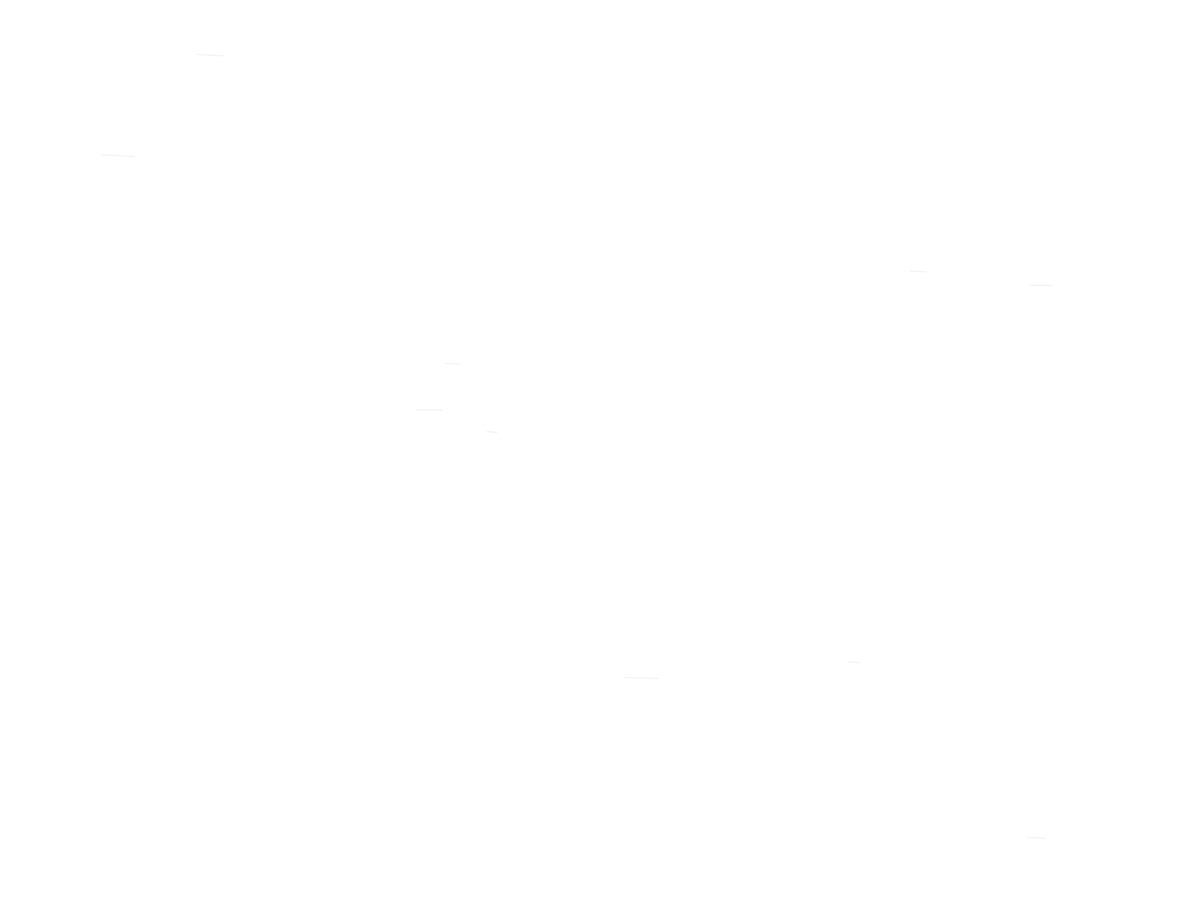
Frame 1 (no input)
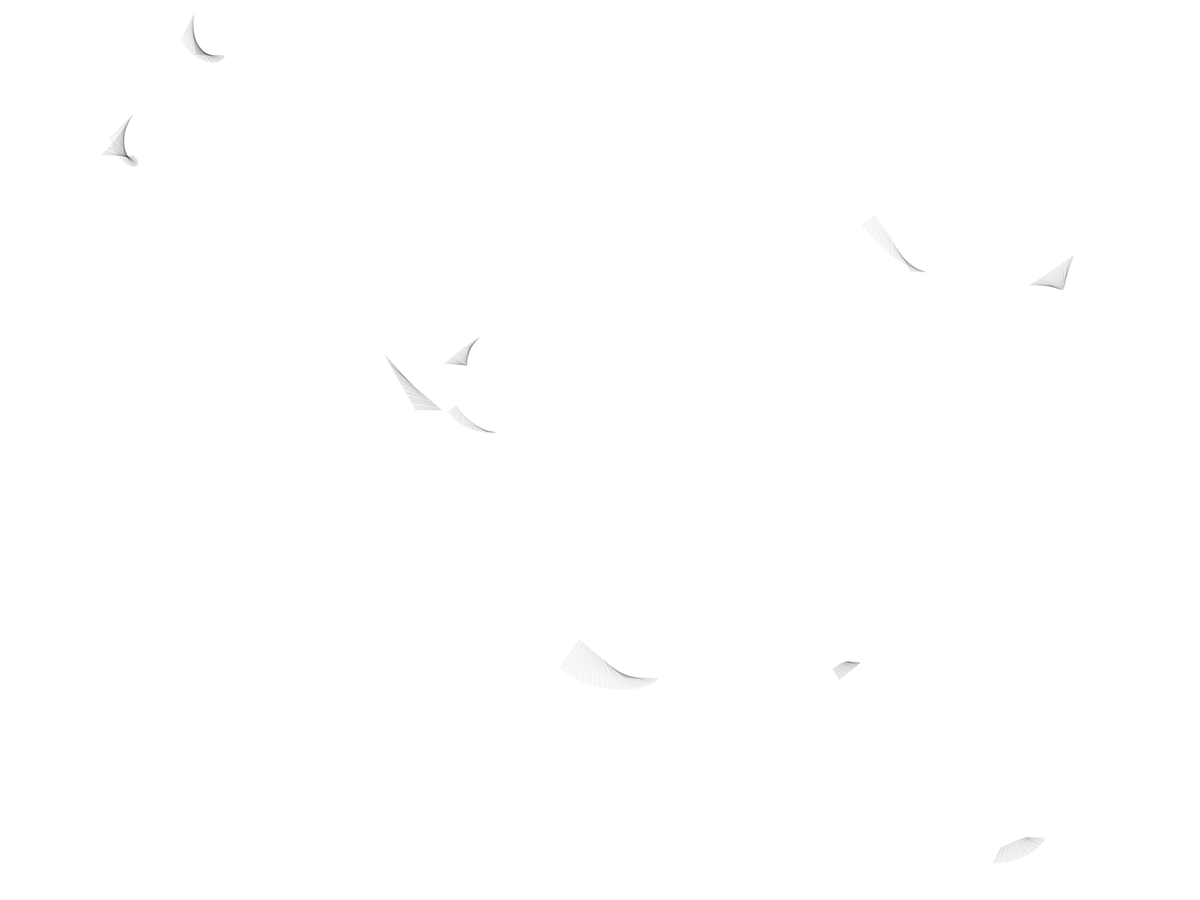
Frame 60 (the mouse pressed at the canvas centre just before this capture)
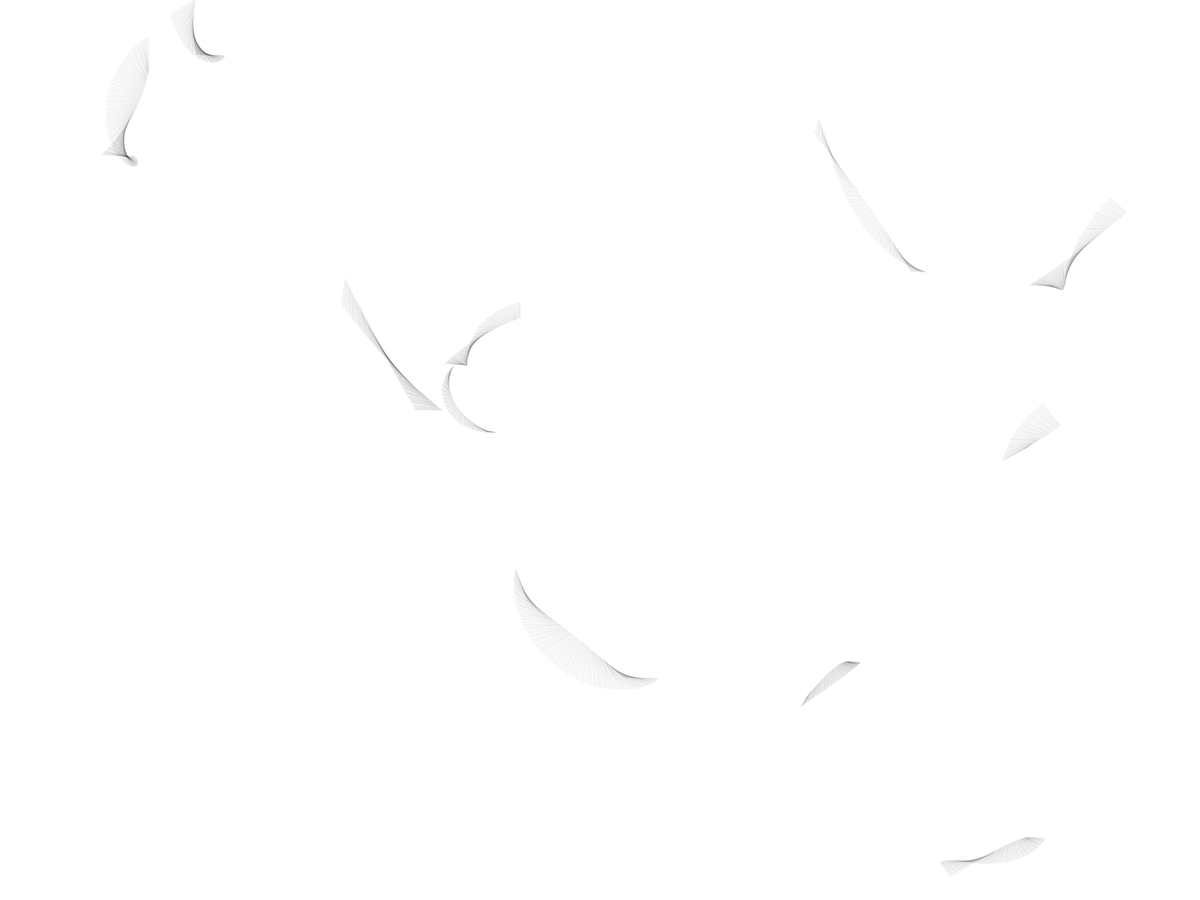
Frame 120 (the mouse held since frame 60 and released just before this capture)

The Processing sketch that drew these frames (run headless with seeded random() and noise(); from frame 60 on, the mouse is pressed at the canvas centre):

// Processing sketch: lines_00
// ── lines_00.pde
ArrayList<Particle> particles = new ArrayList<Particle>();

void setup() {
  fullScreen();
  //size(600, 600);
  for (int i = 0; i < 10; i++) {
    particles.add(new Particle());
    background(255);
    smooth();
  }
}

void draw() {
  //background(255);

  for (Particle p : particles) {
    p.run();
    if (p.isDead()) {
      p.init();
    }
  }
}

// ── Particle.pde
// The Nature of Code
// Daniel Shiffman
// http://natureofcode.com

// Simple Particle System

// A simple Particle class

class Particle {
  PVector position;
  PVector velocity;
  PVector acceleration;
  float lifespan;
  float L;
  float angle;
  color c;
  float da;

  Particle() {
    init();
  }

  void init() {
    acceleration = new PVector(random(-0.01, 0.01), random(-0.01, 0.01));
    velocity = new PVector(random(-1, 1), random(-1, 1));
    position = new PVector(random(width), random(height));
    lifespan = 255.0;
    L = random(10, 50);
    c = color(0,50);
    //c = color(random(100, 255), random(100, 255), random(100, 255));
    da = random(0.01, 0.05);
  }


  void run() {
    update();
    display();
  }

  // Method to update position
  void update() {
    angle += da;
    velocity.add(acceleration);
    position.add(velocity);
    //lifespan -= 2.0;
  }

  // Method to display
  void display() {
    PVector p = new PVector(0, 0);
    p.x = L*cos(angle)+position.x;
    p.y = L*sin(angle)+position.y;
    stroke(c, 100);
    //ellipse(position.x, position.y, 12, 12);
    line(position.x, position.y, p.x, p.y);
  }

  // Is the particle still useful?
  boolean isDead() {
    if (position.y < 0.0 || position.y > height || position.x > width || position.x < 0) {
      return true;
    } else {
      return false;
    }
  }
}
